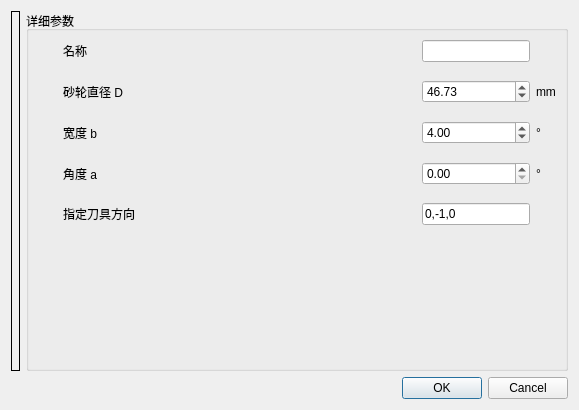
<?xml version="1.0" encoding="UTF-8"?>
<ui version="4.0">
 <class>GrindingWheelDlg</class>
 <widget class="QDialog" name="GrindingWheelDlg">
  <property name="geometry">
   <rect>
    <x>0</x>
    <y>0</y>
    <width>579</width>
    <height>410</height>
   </rect>
  </property>
  <property name="windowTitle">
   <string>创建砂轮</string>
  </property>
  <layout class="QVBoxLayout" name="verticalLayout">
   <item>
    <layout class="QHBoxLayout" name="horizontalLayout_3">
     <item>
      <widget class="QLabel" name="label_shiyitu">
       <property name="frameShape">
        <enum>QFrame::Box</enum>
       </property>
       <property name="text">
        <string/>
       </property>
       <property name="pixmap">
        <pixmap resource="Resources/Custom.qrc">:/icons/SLshiyitu.png</pixmap>
       </property>
       <property name="scaledContents">
        <bool>true</bool>
       </property>
      </widget>
     </item>
     <item>
      <widget class="QGroupBox" name="groupBox">
       <property name="title">
        <string>详细参数</string>
       </property>
       <layout class="QHBoxLayout" name="horizontalLayout_2">
        <item>
         <layout class="QGridLayout" name="gridLayout" rowstretch="1,0,0,0,0,0,0" columnstretch="2,0,0">
          <property name="leftMargin">
           <number>25</number>
          </property>
          <property name="verticalSpacing">
           <number>18</number>
          </property>
          <item row="4" column="0">
           <widget class="QLabel" name="label_6">
            <property name="text">
             <string>指定刀具方向</string>
            </property>
           </widget>
          </item>
          <item row="4" column="1">
           <widget class="QLineEdit" name="editToolDirection">
            <property name="text">
             <string>0,-1,0</string>
            </property>
           </widget>
          </item>
          <item row="1" column="2">
           <widget class="QLabel" name="label_10">
            <property name="text">
             <string>mm</string>
            </property>
           </widget>
          </item>
          <item row="1" column="1">
           <widget class="QDoubleSpinBox" name="doubleSpinBox">
            <property name="maximum">
             <double>100000.000000000000000</double>
            </property>
            <property name="value">
             <double>46.729999999999997</double>
            </property>
           </widget>
          </item>
          <item row="3" column="0">
           <widget class="QLabel" name="label_4">
            <property name="text">
             <string>角度 a</string>
            </property>
           </widget>
          </item>
          <item row="3" column="1">
           <widget class="QDoubleSpinBox" name="doubleSpinBox_3">
            <property name="value">
             <double>0.000000000000000</double>
            </property>
           </widget>
          </item>
          <item row="6" column="0">
           <spacer name="verticalSpacer">
            <property name="orientation">
             <enum>Qt::Vertical</enum>
            </property>
            <property name="sizeHint" stdset="0">
             <size>
              <width>20</width>
              <height>40</height>
             </size>
            </property>
           </spacer>
          </item>
          <item row="2" column="1">
           <widget class="QDoubleSpinBox" name="doubleSpinBox_2">
            <property name="maximum">
             <double>100000.000000000000000</double>
            </property>
            <property name="singleStep">
             <double>1.000000000000000</double>
            </property>
            <property name="value">
             <double>4.000000000000000</double>
            </property>
           </widget>
          </item>
          <item row="2" column="0">
           <widget class="QLabel" name="label_3">
            <property name="text">
             <string>宽度 b</string>
            </property>
           </widget>
          </item>
          <item row="3" column="2">
           <widget class="QLabel" name="label_12">
            <property name="text">
             <string>°</string>
            </property>
           </widget>
          </item>
          <item row="1" column="0">
           <widget class="QLabel" name="label_2">
            <property name="text">
             <string>砂轮直径 D</string>
            </property>
           </widget>
          </item>
          <item row="2" column="2">
           <widget class="QLabel" name="label_11">
            <property name="text">
             <string>°</string>
            </property>
           </widget>
          </item>
          <item row="0" column="0">
           <widget class="QLabel" name="label_5">
            <property name="text">
             <string>名称</string>
            </property>
           </widget>
          </item>
          <item row="0" column="1">
           <widget class="QLineEdit" name="lineEdit"/>
          </item>
         </layout>
        </item>
       </layout>
      </widget>
     </item>
    </layout>
   </item>
   <item>
    <widget class="QDialogButtonBox" name="buttonBox">
     <property name="standardButtons">
      <set>QDialogButtonBox::Cancel|QDialogButtonBox::Ok</set>
     </property>
    </widget>
   </item>
  </layout>
 </widget>
 <tabstops>
  <tabstop>lineEdit</tabstop>
  <tabstop>doubleSpinBox</tabstop>
  <tabstop>doubleSpinBox_2</tabstop>
  <tabstop>doubleSpinBox_3</tabstop>
  <tabstop>buttonBox</tabstop>
 </tabstops>
 <resources>
  <include location="Resources/Custom.qrc"/>
 </resources>
 <connections/>
</ui>
